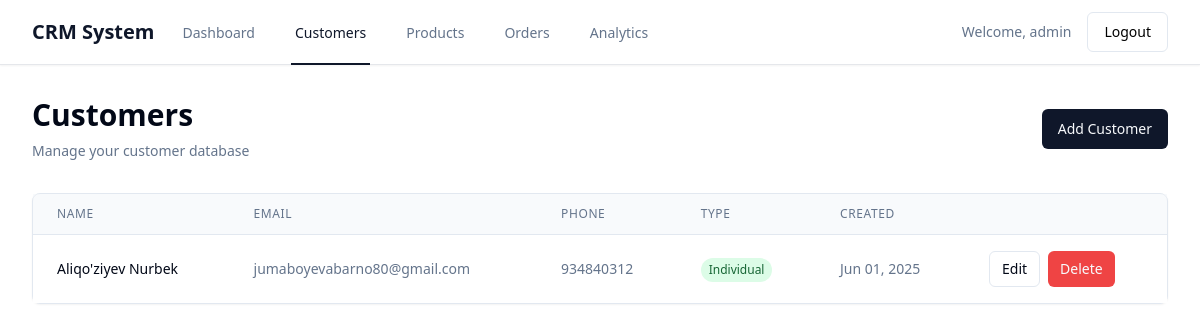
The page /customers/ (signed in) on the database as committed earlier.
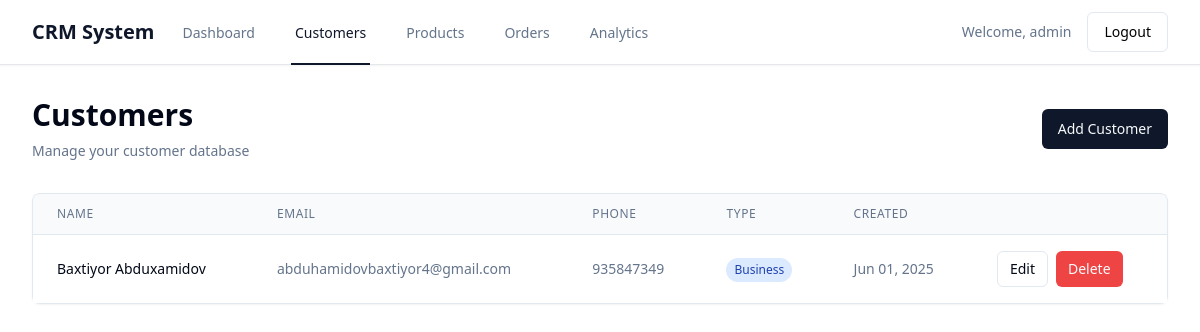
The same page on the database as committed later.
### app/models.py (models this page shows, shortened)
class Customer(models.Model):
    CUSTOMER_TYPES = [
        ('individual', 'Individual'),
        ('business', 'Business'),
    ]
    first_name = models.CharField(max_length=100)
    last_name = models.CharField(max_length=100)
    email = models.EmailField(unique=True)
    phone = models.CharField(max_length=20)
    address = models.TextField()
    customer_type = models.CharField(max_length=20, choices=CUSTOMER_TYPES, default='individual')
    created_at = models.DateTimeField(auto_now_add=True)
    updated_at = models.DateTimeField(auto_now=True)
    @property
    def full_name(self):
        return f"{self.first_name} {self.last_name}"

### app/views.py (the view)
# urls.py: path('customers/', views.customer_list, name='customer_list'),
@login_required
def customer_list(request):
    search_query = request.GET.get('search', '')
    customer_type = request.GET.get('type', '')
    customers = Customer.objects.all()
    if search_query:
        customers = customers.filter(
            Q(first_name__icontains=search_query) |
            Q(last_name__icontains=search_query) |
            Q(email__icontains=search_query)
        )
    if customer_type:
        customers = customers.filter(customer_type=customer_type)
    customers = customers.order_by('-created_at')
    paginator = Paginator(customers, 10)
    page_number = request.GET.get('page')
    page_obj = paginator.get_page(page_number)
    context = {
        'customers': page_obj,
        'search_query': search_query,
        'customer_type': customer_type,
        'customer_types': Customer.CUSTOMER_TYPES,
    }
    return render(request, 'crm/customer_list.html', context)

### app/templates/crm/customer_list.html (shortened to what the changed rows need)
{% extends 'base.html' %}
{% block content %}
<div class="mx-auto max-w-7xl px-4 sm:px-6 lg:px-8 py-8">
    <div class="sm:flex sm:items-center">
        <div class="sm:flex-auto">
            <h1 class="text-3xl font-bold text-foreground">Customers</h1>
        </div>
    </div>
    <div class="mt-8 flow-root">
        <div class="rounded-lg border border-border bg-card text-card-foreground shadow-sm">
            <div class="overflow-hidden">
                <table class="min-w-full divide-y divide-border">
                    <thead class="bg-muted/50">
                        <tr>
                            <th scope="col" class="px-6 py-3 text-left text-xs font-medium text-muted-foreground uppercase tracking-wider">Name</th>
                            <th scope="col" class="px-6 py-3 text-left text-xs font-medium text-muted-foreground uppercase tracking-wider">Email</th>
                            <th scope="col" class="px-6 py-3 text-left text-xs font-medium text-muted-foreground uppercase tracking-wider">Phone</th>
                            <th scope="col" class="px-6 py-3 text-left text-xs font-medium text-muted-foreground uppercase tracking-wider">Type</th>
                            <th scope="col" class="px-6 py-3 text-left text-xs font-medium text-muted-foreground uppercase tracking-wider">Created</th>
                            <th scope="col" class="relative px-6 py-3"><span class="sr-only">Actions</span></th>
                        </tr>
                    </thead>
                    <tbody class="bg-card divide-y divide-border">
                        {% for customer in customers %}
                        <tr>
                            <td class="px-6 py-4 whitespace-nowrap text-sm font-medium text-foreground">
                                {{ customer.full_name }}
                            </td>
                            <td class="px-6 py-4 whitespace-nowrap text-sm text-muted-foreground">
                                {{ customer.email }}
                            </td>
                            <td class="px-6 py-4 whitespace-nowrap text-sm text-muted-foreground">
                                {{ customer.phone }}
                            </td>
                            <td class="px-6 py-4 whitespace-nowrap">
                                <span class="inline-flex items-center rounded-full px-2 py-1 text-xs font-medium
                                    {% if customer.customer_type == 'business' %}bg-blue-100 text-blue-800{% else %}bg-green-100 text-green-800{% endif %}">
                                    {{ customer.get_customer_type_display }}
                                </span>
                            </td>
                            <td class="px-6 py-4 whitespace-nowrap text-sm text-muted-foreground">
                                {{ customer.created_at|date:"M d, Y" }}
                            </td>
                            <td class="px-6 py-4 whitespace-nowrap text-right text-sm font-medium">
                                <div class="flex space-x-2">
                                    <a href="{% url 'customer_edit' customer.pk %}" class="inline-flex items-center justify-center rounded-md text-sm font-medium ring-offset-background transition-colors focus-visible:outline-none focus-visible:ring-2 focus-visible:ring-ring focus-visible:ring-offset-2 disabled:pointer-events-none disabled:opacity-50 border border-input bg-background hover:bg-accent hover:text-accent-foreground h-9 px-3">
                                        Edit
                                    </a>
                                    <a href="{% url 'customer_delete' customer.pk %}" class="inline-flex items-center justify-center rounded-md text-sm font-medium ring-offset-background transition-colors focus-visible:outline-none focus-visible:ring-2 focus-visible:ring-ring focus-visible:ring-offset-2 disabled:pointer-events-none disabled:opacity-50 bg-destructive text-destructive-foreground hover:bg-destructive/90 h-9 px-3">
                                        Delete
                                    </a>
                                </div>
                            </td>
                        </tr>
                        {% empty %}
                        <tr>
                            <td colspan="6" class="px-6 py-4 text-center text-sm text-muted-foreground">
                                No customers found. <a href="{% url 'customer_create' %}" class="text-primary hover:underline">Add your first customer</a>
                            </td>
                        </tr>
                        {% endfor %}
                    </tbody>
                </table>
            </div>
        </div>
    </div>
</div>
{% endblock %}

Rows that differ between the two databases and show on the page:
removed Customer: full_name "Aliqo'ziyev Nurbek", email "jumaboyevabarno80@gmail.com", phone "934840312", customer_type "Individual", created_at "Jun 01, 2025"
added Customer: full_name "Baxtiyor Abduxamidov", email "abduhamidovbaxtiyor4@gmail.com", phone "935847349", customer_type "Business", created_at "Jun 01, 2025"
